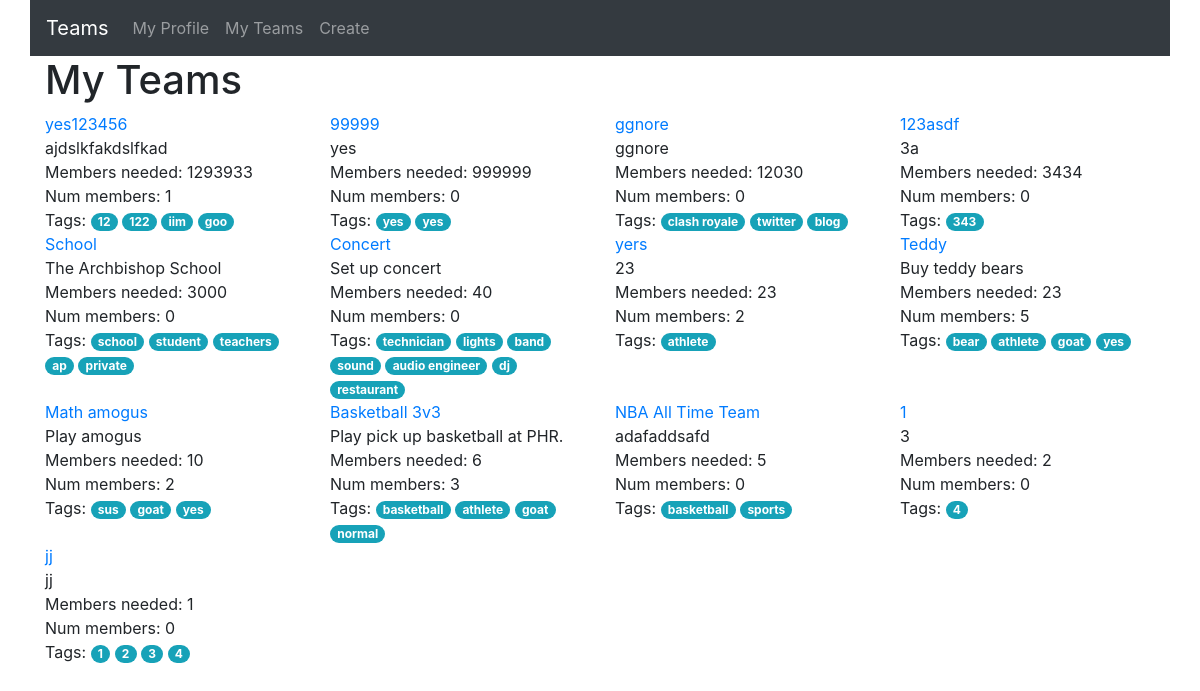
Page /app/teams/myteams (signed in) on the earlier database version.
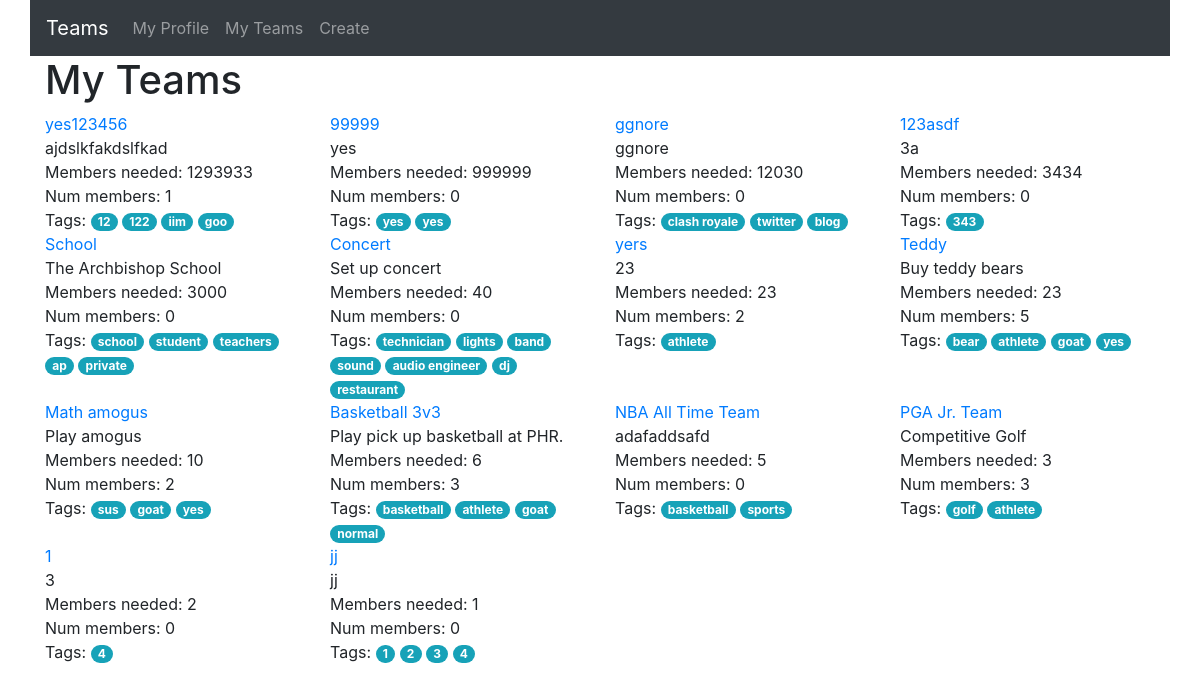
Same page on the later database version.
### teamApp/models.py (models this page shows, shortened)
class Team(models.Model):
    project_name = models.CharField(max_length=200, default="Untitled")
    num_members = models.IntegerField(default=0)
    members_needed = models.IntegerField(default=0)
    project_description = models.TextField(max_length=1000)
    members = models.ManyToManyField(User)

class TeamTag(models.Model):
    name = models.CharField(max_length=100)
    teamTagged = models.ForeignKey(Team, blank=True, on_delete=models.CASCADE)
    def __str__(self):
        return self.name

### teamApp/views.py (the view)
# urls.py: path('teams/myteams', views.MyTeamsView.as_view(), name='teams'),
class MyTeamsView(View):
    def get(self, request):
        if request.user.is_authenticated:
            context={'allTeams':request.user.team_set.all().order_by("-members_needed"),
            'user':request.user}
        return render(request, 'teamApp/myteams.html', context)

### teamApp/templates/teamApp/myteams.html (shortened to what this page needs)
<!DOCTYPE html>
<html>
  <head>
    <link rel="stylesheet" href="https://maxcdn.bootstrapcdn.com/bootstrap/4.4.1/css/bootstrap.min.css" />
  </head>
  <body class="container">
    <nav class="navbar row navbar-expand-sm navbar-expand-md navbar-inverse navbar-dark bg-dark">
        <a class="navbar-brand" href="{% url 'index' %}">
            <span class="logo">Teams</span>
        </a>
        <ul class="navbar-nav collapse navbar-collapse" id="collapsibleNavbar">
            {% if user.is_authenticated %}
              <li class="navbar-item">
                <a href="{% url 'profile' user.username %}" class="nav-link">My Profile</a>
              </li>
              <li class="navbar-item">
                <a href="{% url 'teams' %}" class="nav-link">My Teams</a>
              </li>
              <li class="navbar-item">
                <a href="{% url 'create' %}" class="nav-link">Create</a>
              </li>
            {% endif %}
        </ul>
    </nav>
    <h1>My Teams</h1>
    <div class="row">
      {% for team in allTeams %}
      <div class="col-md-3">
        <div class="text-primary">
          <a href="{% url 'team profile' team.id%}">{{team.project_name}}</a>
        </div>
        <div class="text">
          {{team.project_description}}
          <br />
          Members needed: {{team.members_needed}}
          <br />
          Num members: {{team.num_members}}
          <div>
            Tags:
            {% for tag in team.teamtag_set.all %}
            <span class="badge badge-pill badge-info">{{tag}}</span>
            {% endfor %}
          </div>
        </div>
      </div>
      {% endfor %}
    </div>
  <body>
</html>

Differences in the rows shown:
added Team: project_name "PGA Jr. Team", project_description "Competitive Golf", members_needed "3", num_members "3"
added TeamTag: name "golf", shown under "PGA Jr. Team"
added TeamTag: name "athlete", shown under "PGA Jr. Team"
